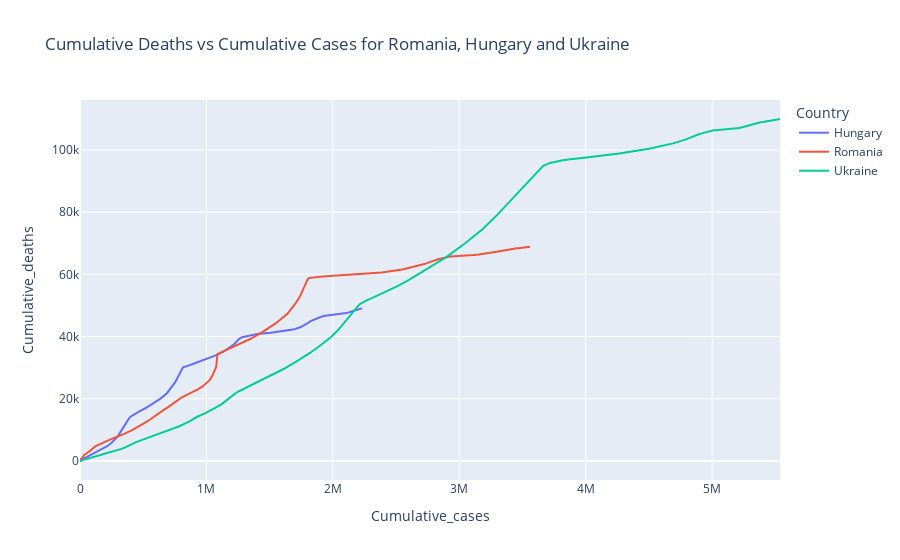

The code cell stored with this chart in its notebook:
### Code cell
fig = px.line(df_filtered_countries, 
              x='Cumulative_cases', 
              y='Cumulative_deaths', 
              color='Country', 
              title='Cumulative Deaths vs Cumulative Cases for Romania, Hungary and Ukraine')

fig.show()

### Figure 1 — Plotly figure (JSON) as saved in the notebook; plotly's stock layout.template omitted (floating-point values rounded to 4 significant figures; data arrays with more than 128 entries replaced by an {"elided": "..."} marker saying what was removed)
{"data": [{"hovertemplate": "Country=Hungary<br>Cumulative_cases=%{x}<br>Cumulative_deaths=%{y}<extra></extra>", "legendgroup": "Hungary", "line": {"color": "#636efa", "dash": "solid"}, "marker": {"symbol": "circle"}, "mode": "lines", "name": "Hungary", "orientation": "v", "showlegend": true, "type": "scatter", "x": {"elided": "244 int values"}, "xaxis": "x", "y": {"elided": "244 int values"}, "yaxis": "y"}, {"hovertemplate": "Country=Romania<br>Cumulative_cases=%{x}<br>Cumulative_deaths=%{y}<extra></extra>", "legendgroup": "Romania", "line": {"color": "#EF553B", "dash": "solid"}, "marker": {"symbol": "circle"}, "mode": "lines", "name": "Romania", "orientation": "v", "showlegend": true, "type": "scatter", "x": {"elided": "244 int values"}, "xaxis": "x", "y": {"elided": "244 int values"}, "yaxis": "y"}, {"hovertemplate": "Country=Ukraine<br>Cumulative_cases=%{x}<br>Cumulative_deaths=%{y}<extra></extra>", "legendgroup": "Ukraine", "line": {"color": "#00cc96", "dash": "solid"}, "marker": {"symbol": "circle"}, "mode": "lines", "name": "Ukraine", "orientation": "v", "showlegend": true, "type": "scatter", "x": {"elided": "244 int values"}, "xaxis": "x", "y": {"elided": "244 int values"}, "yaxis": "y"}], "layout": {"legend": {"title": {"text": "Country"}, "tracegroupgap": 0}, "title": {"text": "Cumulative Deaths vs Cumulative Cases for Romania, Hungary and Ukraine"}, "xaxis": {"anchor": "y", "domain": [0, 1], "title": {"text": "Cumulative_cases"}}, "yaxis": {"anchor": "x", "domain": [0, 1], "title": {"text": "Cumulative_deaths"}}}}
